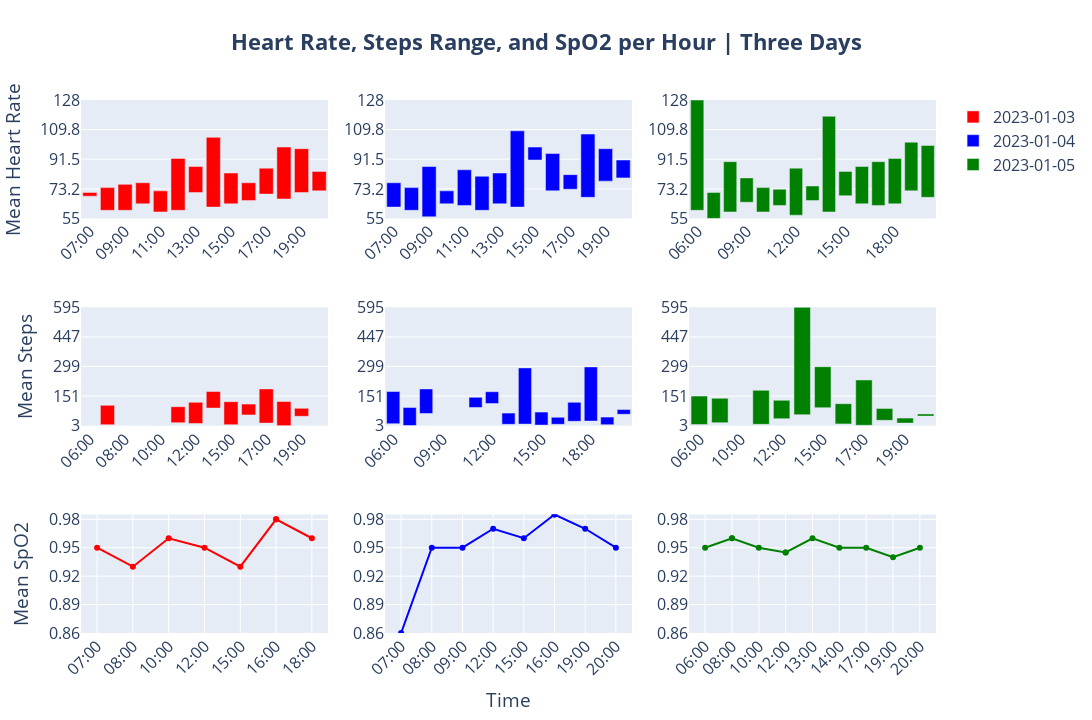

Here is the notebook cell this chart was saved with:
### Markdown cell above
### Heart Rate, Steps, and SpO2 3 Days

### Code cell
import pandas as pd
import numpy as np
import plotly.graph_objects as go
from plotly.subplots import make_subplots

# Read the CSV files
heartRateDF = pd.read_csv('../data/descriptive_statistics/mean_heart_rate_three_days.csv')
stepsDF = pd.read_csv('../data/descriptive_statistics/mean_steps_three_days.csv')
spo2DF = pd.read_csv('../data/descriptive_statistics/mean_spo2_three_days.csv')

dates = heartRateDF['date'].unique()
colors = ['red', 'blue', 'green']

# Create subplots: two rows, three columns
fig = make_subplots(rows=3, cols=3, subplot_titles=[f'Heart Rate {date}' for date in dates] + [f'Steps {date}' for date in dates] + [f'SpO2 {date}' for date in dates])

min_heart_rate = heartRateDF['heartRate'].min()
max_heart_rate = heartRateDF['heartRate'].max()
min_steps = stepsDF['steps'].min()
max_steps = stepsDF['steps'].max()
min_spo2 = spo2DF['meanSpo2'].min()
max_spo2 = spo2DF['meanSpo2'].max()

# Generate tick values for each plot type and round to the second decimal place
heart_rate_ticks = np.around(np.linspace(min_heart_rate, max_heart_rate, num=5), 1)
steps_ticks = np.around(np.linspace(min_steps, max_steps, num=5), 1)
spo2_ticks = np.around(np.linspace(min_spo2, max_spo2, num=5), 2)



# Loop over unique dates
for i, date in enumerate(dates):
    # Filter DataFrames for the current date
    heartRateDFDate = heartRateDF[heartRateDF['date'] == date].sort_values('hour')
    stepsDFDate = stepsDF[stepsDF['date'] == date].sort_values('hour')
    spo2DFDate = spo2DF[spo2DF['date'] == date].sort_values('hour')

    # Convert 'hour' to string and append ":00"
    heartRateDFDate['hour'] = heartRateDFDate['hour'].astype(str).str.zfill(2) + ":00"
    stepsDFDate['hour'] = stepsDFDate['hour'].astype(str).str.zfill(2) + ":00"
    spo2DFDate['hour'] = spo2DFDate['hour'].astype(str).str.zfill(2) + ":00"
    
    # Calculate min and max heart rate and steps for each hour
    heartRateDFDate = heartRateDFDate.groupby('hour')['heartRate'].agg(['min', 'max']).reset_index()
    stepsDFDate = stepsDFDate.groupby('hour')['steps'].agg(['min', 'max']).reset_index()

    # Calculate the range and max heart rate and steps
    heartRateDFDate['range'] = heartRateDFDate['max'] - heartRateDFDate['min']
    heartRateDFDate['maxHeartRate'] = heartRateDFDate['min'] + heartRateDFDate['range']
    stepsDFDate['range'] = stepsDFDate['max'] - stepsDFDate['min']
    stepsDFDate['maxSteps'] = stepsDFDate['min'] + stepsDFDate['range']

    # Add trace for heart rate data
    fig.add_trace(go.Bar(
        x=heartRateDFDate['hour'],
        y=heartRateDFDate['range'],
        base=heartRateDFDate['min'],
        name=date,
        marker_color=colors[i % len(colors)],
        hovertemplate=
            '<b>Hour</b>: %{x}<br>' +
            '<b>Min Heart Rate</b>: %{base}<br>' +
            '<b>Max Heart Rate</b>: %{customdata}<br>' +
            '<b>Range</b>: %{y}<extra></extra>',
        customdata=heartRateDFDate['maxHeartRate']
    ), row=1, col=i+1)  # Add this trace to the i-th subplot in the first row

    # Add trace for steps data
    fig.add_trace(go.Bar(
        x=stepsDFDate['hour'],
        y=stepsDFDate['range'],
        base=stepsDFDate['min'],
        name=date,
        marker_color=colors[i % len(colors)],
        hovertemplate=
            '<b>Hour</b>: %{x}<br>' +
            '<b>Min Steps</b>: %{base}<br>' +
            '<b>Max Steps</b>: %{customdata}<br>' +
            '<b>Range</b>: %{y}<extra></extra>',
        customdata=stepsDFDate['maxSteps'],
        showlegend=False,
    ), row=2, col=i+1)  # Add this trace to the i-th subplot in the second row

    # Add a trace for SpO2 data
    fig.add_trace(go.Scatter(
        x=spo2DFDate['hour'],
        y=spo2DFDate['meanSpo2'],
        mode='lines+markers',
        name=date,
        line=dict(color=colors[i % len(colors)]),  # Cycle through colors
        showlegend=False
    ), row=3, col=i+1)
    # Update xaxes - setting to 45 deg
    fig.update_xaxes(tickangle=-45, nticks=len(heartRateDFDate) // 2, row=1, col=i+1)
    fig.update_xaxes(tickangle=-45, nticks=len(stepsDFDate) // 2, row=2, col=i+1)
    fig.update_xaxes(tickangle=-45, row=3, col=i+1)

    # Update yaxes with the same range for each plot type and manually set tick values
    fig.update_yaxes(range=[min_heart_rate, max_heart_rate], tickvals=heart_rate_ticks, row=1, col=i+1)
    fig.update_yaxes(range=[min_steps, max_steps], tickvals=steps_ticks, row=2, col=i+1)
    fig.update_yaxes(range=[min_spo2, max_spo2], tickvals=spo2_ticks, row=3, col=i+1)



# Update yaxis labels
fig.update_yaxes(title_text='Mean Heart Rate', row=1, col=1)
fig.update_yaxes(title_text='Mean Steps', row=2, col=1)
fig.update_yaxes(title_text='Mean SpO2', row=3, col=1)
fig.update_xaxes(title_text='Time', row=3, col=2)

# Add title
fig.update_layout(
    title_text='<b>Heart Rate, Steps Range, and SpO2 per Hour | Three Days</b>',
    title_x=0.5,
    autosize=False,  # disable automatic sizing
    width=1280,  # width of the plot in pixels
    height=720,  # height of the plot in pixels (16:9 aspect ratio with width=1280)
    font=dict(size=16),
    annotations=[
        dict(
            x=-0.9,
            y=-0.8,
            showarrow=False,
        )
    ]
)

fig.show()

### Figure 1 — Plotly figure (JSON) as saved in the notebook; plotly's stock layout.template omitted (floating-point values rounded to 4 significant figures)
{"data": [{"base": [68.73, 60, 60, 64, 59, 60, 71, 62, 64, 66, 70, 67, 71, 72], "customdata": [71, 74, 76, 77, 72, 92, 87, 105, 83, 77, 86, 99, 98, 84], "hovertemplate": "<b>Hour</b>: %{x}<br><b>Min Heart Rate</b>: %{base}<br><b>Max Heart Rate</b>: %{customdata}<br><b>Range</b>: %{y}<extra></extra>", "marker": {"color": "red"}, "name": "2023-01-03", "type": "bar", "x": ["07:00", "08:00", "09:00", "10:00", "11:00", "12:00", "13:00", "14:00", "15:00", "16:00", "17:00", "18:00", "19:00", "20:00"], "xaxis": "x", "y": [2.268, 14, 16, 13, 13, 32, 16, 43, 19, 11, 16, 32, 27, 12], "yaxis": "y"}, {"base": [44, 8, 160, 47, 4, 18, 14, 91, 8, 57, 16, 3, 50, 64], "customdata": [44, 105, 160, 47, 4, 98, 120, 174, 123, 111, 187, 124, 90, 64], "hovertemplate": "<b>Hour</b>: %{x}<br><b>Min Steps</b>: %{base}<br><b>Max Steps</b>: %{customdata}<br><b>Range</b>: %{y}<extra></extra>", "marker": {"color": "red"}, "name": "2023-01-03", "showlegend": false, "type": "bar", "x": ["06:00", "07:00", "08:00", "09:00", "10:00", "11:00", "12:00", "14:00", "15:00", "16:00", "17:00", "18:00", "19:00", "20:00"], "xaxis": "x4", "y": [0, 97, 0, 0, 0, 80, 106, 83, 115, 54, 171, 121, 40, 0], "yaxis": "y4"}, {"line": {"color": "red"}, "mode": "lines+markers", "name": "2023-01-03", "showlegend": false, "type": "scatter", "x": ["07:00", "08:00", "10:00", "12:00", "15:00", "16:00", "16:00", "18:00"], "xaxis": "x7", "y": [0.95, 0.93, 0.96, 0.95, 0.93, 0.98, 0.98, 0.96], "yaxis": "y7"}, {"base": [62, 60, 56, 64, 63, 60, 64, 62, 91, 72, 73, 68, 78, 80], "customdata": [77, 74, 87, 72, 85, 81, 83, 109, 99, 95, 82, 107, 98, 91], "hovertemplate": "<b>Hour</b>: %{x}<br><b>Min Heart Rate</b>: %{base}<br><b>Max Heart Rate</b>: %{customdata}<br><b>Range</b>: %{y}<extra></extra>", "marker": {"color": "blue"}, "name": "2023-01-04", "type": "bar", "x": ["07:00", "08:00", "09:00", "10:00", "11:00", "12:00", "13:00", "14:00", "15:00", "16:00", "17:00", "18:00", "19:00", "20:00"], "xaxis": "x2", "y": [15, 14, 31, 8, 22, 21, 19, 47, 8, 23, 9, 39, 20, 11], "yaxis": "y2"}, {"base": [13, 4, 64, 16, 46, 94, 114, 10, 11, 6, 10, 25, 26, 8, 60], "customdata": [174, 94, 187, 16, 46, 145, 173, 66, 292, 71, 45, 120, 297, 46, 84], "hovertemplate": "<b>Hour</b>: %{x}<br><b>Min Steps</b>: %{base}<br><b>Max Steps</b>: %{customdata}<br><b>Range</b>: %{y}<extra></extra>", "marker": {"color": "blue"}, "name": "2023-01-04", "showlegend": false, "type": "bar", "x": ["06:00", "07:00", "08:00", "09:00", "10:00", "11:00", "12:00", "13:00", "14:00", "15:00", "16:00", "17:00", "18:00", "19:00", "20:00"], "xaxis": "x5", "y": [161, 90, 123, 0, 0, 51, 59, 56, 281, 65, 35, 95, 271, 38, 24], "yaxis": "y5"}, {"line": {"color": "blue"}, "mode": "lines+markers", "name": "2023-01-04", "showlegend": false, "type": "scatter", "x": ["07:00", "08:00", "09:00", "12:00", "15:00", "16:00", "16:00", "19:00", "20:00"], "xaxis": "x8", "y": [0.86, 0.95, 0.95, 0.97, 0.96, 0.985, 0.985, 0.97, 0.95], "yaxis": "y8"}, {"base": [60, 55, 59, 65, 59, 63, 57, 66, 59, 69, 64, 63, 64, 72, 68], "customdata": [128, 71, 90, 80, 74, 73, 86, 75, 118, 84, 87, 90, 92, 102, 100], "hovertemplate": "<b>Hour</b>: %{x}<br><b>Min Heart Rate</b>: %{base}<br><b>Max Heart Rate</b>: %{customdata}<br><b>Range</b>: %{y}<extra></extra>", "marker": {"color": "green"}, "name": "2023-01-05", "type": "bar", "x": ["06:00", "07:00", "08:00", "09:00", "10:00", "11:00", "12:00", "13:00", "14:00", "15:00", "16:00", "17:00", "18:00", "19:00", "20:00"], "xaxis": "x3", "y": [68, 16, 31, 15, 15, 10, 29, 9, 59, 15, 23, 27, 28, 30, 32], "yaxis": "y3"}, {"base": [9, 18, 10, 10, 38, 58, 93, 12, 5, 30, 16, 51], "customdata": [151, 140, 10, 180, 130, 595, 298, 113, 232, 89, 41, 62], "hovertemplate": "<b>Hour</b>: %{x}<br><b>Min Steps</b>: %{base}<br><b>Max Steps</b>: %{customdata}<br><b>Range</b>: %{y}<extra></extra>", "marker": {"color": "green"}, "name": "2023-01-05", "showlegend": false, "type": "bar", "x": ["06:00", "08:00", "10:00", "11:00", "12:00", "14:00", "15:00", "16:00", "17:00", "18:00", "19:00", "20:00"], "xaxis": "x6", "y": [142, 122, 0, 170, 92, 537, 205, 101, 227, 59, 25, 11], "yaxis": "y6"}, {"line": {"color": "green"}, "mode": "lines+markers", "name": "2023-01-05", "showlegend": false, "type": "scatter", "x": ["06:00", "08:00", "08:00", "10:00", "12:00", "12:00", "13:00", "14:00", "17:00", "19:00", "20:00"], "xaxis": "x9", "y": [0.95, 0.96, 0.96, 0.95, 0.945, 0.945, 0.96, 0.95, 0.95, 0.94, 0.95], "yaxis": "y9"}], "layout": {"annotations": [{"font": {"size": 16}, "showarrow": false, "text": "Heart Rate 2023-01-03", "x": -0.9, "xanchor": "center", "xref": "paper", "y": -0.8, "yanchor": "bottom", "yref": "paper"}, {"font": {"size": 16}, "showarrow": false, "text": "Heart Rate 2023-01-04", "x": -0.9, "xanchor": "center", "xref": "paper", "y": -0.8, "yanchor": "bottom", "yref": "paper"}, {"font": {"size": 16}, "showarrow": false, "text": "Heart Rate 2023-01-05", "x": -0.9, "xanchor": "center", "xref": "paper", "y": -0.8, "yanchor": "bottom", "yref": "paper"}, {"font": {"size": 16}, "showarrow": false, "text": "Steps 2023-01-03", "x": -0.9, "xanchor": "center", "xref": "paper", "y": -0.8, "yanchor": "bottom", "yref": "paper"}, {"font": {"size": 16}, "showarrow": false, "text": "Steps 2023-01-04", "x": -0.9, "xanchor": "center", "xref": "paper", "y": -0.8, "yanchor": "bottom", "yref": "paper"}, {"font": {"size": 16}, "showarrow": false, "text": "Steps 2023-01-05", "x": -0.9, "xanchor": "center", "xref": "paper", "y": -0.8, "yanchor": "bottom", "yref": "paper"}, {"font": {"size": 16}, "showarrow": false, "text": "SpO2 2023-01-03", "x": -0.9, "xanchor": "center", "xref": "paper", "y": -0.8, "yanchor": "bottom", "yref": "paper"}, {"font": {"size": 16}, "showarrow": false, "text": "SpO2 2023-01-04", "x": -0.9, "xanchor": "center", "xref": "paper", "y": -0.8, "yanchor": "bottom", "yref": "paper"}, {"font": {"size": 16}, "showarrow": false, "text": "SpO2 2023-01-05", "x": -0.9, "xanchor": "center", "xref": "paper", "y": -0.8, "yanchor": "bottom", "yref": "paper"}], "autosize": false, "font": {"size": 16}, "height": 720, "title": {"text": "<b>Heart Rate, Steps Range, and SpO2 per Hour | Three Days</b>", "x": 0.5}, "width": 1280, "xaxis": {"anchor": "y", "domain": [0, 0.2889], "nticks": 7, "tickangle": -45}, "xaxis2": {"anchor": "y2", "domain": [0.3556, 0.6444], "nticks": 7, "tickangle": -45}, "xaxis3": {"anchor": "y3", "domain": [0.7111, 1], "nticks": 7, "tickangle": -45}, "xaxis4": {"anchor": "y4", "domain": [0, 0.2889], "nticks": 7, "tickangle": -45}, "xaxis5": {"anchor": "y5", "domain": [0.3556, 0.6444], "nticks": 7, "tickangle": -45}, "xaxis6": {"anchor": "y6", "domain": [0.7111, 1], "nticks": 6, "tickangle": -45}, "xaxis7": {"anchor": "y7", "domain": [0, 0.2889], "tickangle": -45}, "xaxis8": {"anchor": "y8", "domain": [0.3556, 0.6444], "tickangle": -45, "title": {"text": "Time"}}, "xaxis9": {"anchor": "y9", "domain": [0.7111, 1], "tickangle": -45}, "yaxis": {"anchor": "x", "domain": [0.7778, 1], "range": [55, 128], "tickvals": [55, 73.2, 91.5, 109.8, 128], "title": {"text": "Mean Heart Rate"}}, "yaxis2": {"anchor": "x2", "domain": [0.7778, 1], "range": [55, 128], "tickvals": [55, 73.2, 91.5, 109.8, 128]}, "yaxis3": {"anchor": "x3", "domain": [0.7778, 1], "range": [55, 128], "tickvals": [55, 73.2, 91.5, 109.8, 128]}, "yaxis4": {"anchor": "x4", "domain": [0.3889, 0.6111], "range": [3, 595], "tickvals": [3, 151, 299, 447, 595], "title": {"text": "Mean Steps"}}, "yaxis5": {"anchor": "x5", "domain": [0.3889, 0.6111], "range": [3, 595], "tickvals": [3, 151, 299, 447, 595]}, "yaxis6": {"anchor": "x6", "domain": [0.3889, 0.6111], "range": [3, 595], "tickvals": [3, 151, 299, 447, 595]}, "yaxis7": {"anchor": "x7", "domain": [0, 0.2222], "range": [0.86, 0.985], "tickvals": [0.86, 0.89, 0.92, 0.95, 0.98], "title": {"text": "Mean SpO2"}}, "yaxis8": {"anchor": "x8", "domain": [0, 0.2222], "range": [0.86, 0.985], "tickvals": [0.86, 0.89, 0.92, 0.95, 0.98]}, "yaxis9": {"anchor": "x9", "domain": [0, 0.2222], "range": [0.86, 0.985], "tickvals": [0.86, 0.89, 0.92, 0.95, 0.98]}}}
